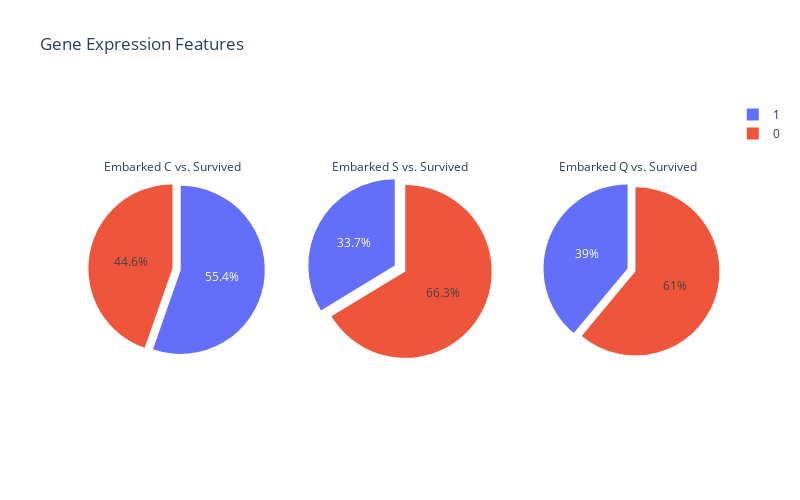

Notebook cell for this chart:
### Markdown cell above
# <font color=green > EDA  </font>

### Code cell
fig = make_subplots(rows=1, cols=3, specs=[[{"type": "pie"}, {"type": "pie"}, {"type": "pie"}]])



fig.add_trace(
            go.Pie(labels=train.loc[train['Embarked'] == 'C']['Survived'], pull = [.1, .1],
                   title = 'Embarked C vs. Survived'), row=1, col=1)

fig.add_trace(
            go.Pie(labels=train.loc[train['Embarked'] == 'S']['Survived'], pull = [.07, .07],
                   title = 'Embarked S vs. Survived'),row=1, col=2)

fig.add_trace(
            go.Pie(labels=train.loc[train['Embarked'] == 'Q']['Survived'], pull = [.1, .1],
                   title = 'Embarked Q vs. Survived'), row=1, col=3)


fig.update_layout(height=500, width=800, title_text="Gene Expression Features")
fig.show()

### Figure 1 — Plotly figure (JSON) as saved in the notebook; plotly's stock layout.template omitted (floating-point values rounded to 4 significant figures; data arrays with more than 128 entries replaced by an {"elided": "..."} marker saying what was removed)
{"data": [{"domain": {"x": [0, 0.2889], "y": [0, 1]}, "labels": {"elided": "168 int values"}, "pull": [0.1, 0.1], "title": {"text": "Embarked C vs. Survived"}, "type": "pie"}, {"domain": {"x": [0.3556, 0.6444], "y": [0, 1]}, "labels": {"elided": "644 int values"}, "pull": [0.07, 0.07], "title": {"text": "Embarked S vs. Survived"}, "type": "pie"}, {"domain": {"x": [0.7111, 1], "y": [0, 1]}, "labels": [0, 0, 1, 1, 1, 1, 0, 1, 1, 1, 0, 0, 0, 1, 0, 1, 0, 0, 1, 1, 0, 1, 0, 0, 0, 1, 0, 0, 1, 1, 1, 1, 1, 1, 1, 1, 0, 1, 0, 0, 1, 0, 0, 0, 0, 0, 0, 1, 0, 0, 0, 0, 1, 0, 1, 0, 0, 0, 1, 0, 0, 0, 1, 0, 0, 1, 0, 0, 0, 0, 0, 0, 0, 0, 1, 0, 0], "pull": [0.1, 0.1], "title": {"text": "Embarked Q vs. Survived"}, "type": "pie"}], "layout": {"height": 500, "title": {"text": "Gene Expression Features"}, "width": 800}}
